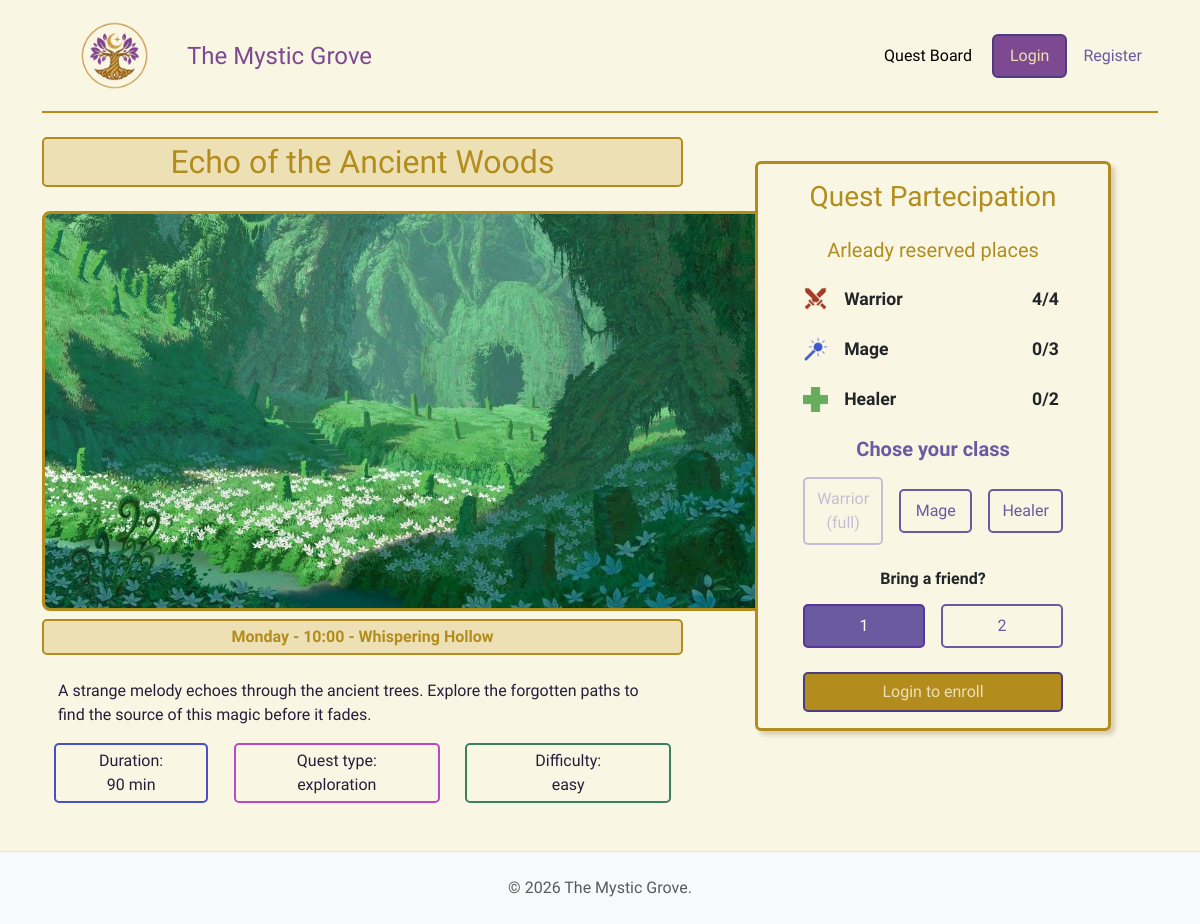
Screenshot of /session_details/1 with the database file from the repository.
### tables this page shows
CREATE TABLE "quests" (
	"id"	INTEGER NOT NULL,
	"title"	TEXT NOT NULL,
	"duration_min"	INTEGER NOT NULL,
	"quest_type"	TEXT NOT NULL,
	"difficulty"	TEXT NOT NULL,
	"description"	TEXT NOT NULL,
	"quest_img"	TEXT NOT NULL,
	PRIMARY KEY("id" AUTOINCREMENT)
);

CREATE TABLE "quest_sessions" (
	"id"	INTEGER NOT NULL,
	"quest_id"	INTEGER NOT NULL,
	"day"	TEXT NOT NULL,
	"start_time"	TEXT NOT NULL,
	"location"	TEXT NOT NULL,
	PRIMARY KEY("id" AUTOINCREMENT),
	FOREIGN KEY("quest_id") REFERENCES "quests"("id")
);

### app.py (the view)
@app.route("/session_details/<int:session_id>")
def quest_session(session_id):
    db_session = quest_sessions_dao.get_sessions_by_id(session_id)
    if db_session is None:
        flash("Session not found.", "danger")
        return redirect(url_for('home'))
    return render_template("quest.html", session=db_session)

### enrollments_dao.py (called while the page is built)
def get_places_taken(p_session_id):
    query = """
        SELECT class, SUM(places) as places
        FROM enrollments
        WHERE session_id = ?
        GROUP BY class
    """
    conn = sqlite3.connect(DB_PATH)
    conn.row_factory = sqlite3.Row
    cursor = conn.cursor()
    cursor.execute(query, (p_session_id,))
    rows = cursor.fetchall()
    cursor.close()
    conn.close()
    places = {"warrior": 0, "mage": 0, "healer": 0}
    for r in rows:
        places[r["class"]] = r["places"]
    return places

### quest_sessions_dao.py (called while the page is built)
def get_sessions_by_id(p_id):
    query_session = """
        SELECT qs.*, q.title, q.description, q.duration_min, q.quest_type, q.difficulty, q.quest_img
        FROM quest_sessions qs
        JOIN quests q ON qs.quest_id = q.id
        WHERE qs.id = ?
    """
    conn = sqlite3.connect(DB_PATH)
    conn.row_factory = sqlite3.Row
    cursor = conn.cursor()
    cursor.execute(query_session, (p_id,))
    db_session = cursor.fetchone()
    cursor.close()
    conn.close()
    if not db_session:
        return None
    session_data = dict(db_session)
    session_data["places"] = enrollments_dao.get_places_taken(p_id)
    return session_data

### templates/quest.html (shortened to what this page needs)
{% extends "base.html" %}
{% block content %}
<div class="quest-info col-md-7 me-5">
    <h2 class="col-12 text-center mb-4 badge-gold p-1">
        {{session.title}}</h2>
    <div class=" text-center">
        <img src="{{ url_for('static', filename=session.quest_img) }}"
            alt="{{ session.title }}"
            class=" quest-img-details mb-2">
    </div>
    <div class=" text-center">
        <p class=" badge-gold p-1 fw-semibold"> {{ session.day | capitalize
            }} - {{ session.start_time }} - {{ session.location }}</p>
    </div>
    <p class="card-text pt-2 ps-3 pe-3"> {{session.description}} </p>
    <div class="row ps-4 pe-4 justify-content-between align-items-center">
        <span
            class="quest-duration p-1 col-md-3 text-center ">
            Duration: <br>
            {{session.duration_min}} min
        </span>
        <span
            class="quest-type p-1 col-md-4 text-center">
            Quest type: <br>{{session.quest_type}}
        </span>
        <span
            class="quest-info p-1 col-md-4 text-center badge-{{ session.difficulty }}">
            Difficulty: <br>{{session.difficulty}}
        </span>
    </div>
</div>
<div class="quest-info col-md-4 mt-5 ">
    <div class="card quest-card justify-content-between align-items-center">
        <div class="card-body col-md-10 ">
            <h3 class="card-title gold text-center mb-4">Quest
                Partecipation</h3>
            <h5 class="card-title gold text-center mb-4">Arleady reserved
                places</h5>
            <div class="row ">
                <div
                    class="quest-info d-flex  justify-content-between align-items-center pe-3 mb-4">
                    <div
                        class="quest-info d-flex  justify-content-center align-items-center">
                        <img
                            src="{{ url_for('static', filename='images/warrior_icon.png') }}"
                            alt="Warrior" class="class-icon">
                        <span class="separator ps-3 ">Warrior</span>
                    </div>
                    <span
                        class="current-places ms-4 ">{{session.places.warrior}}/4</span>
                </div>
                <div
                    class="quest-info d-flex  justify-content-between align-items-center pe-3 mb-4">
                    <div
                        class="quest-info d-flex  justify-content-center align-items-center">
                        <img
                            src="{{ url_for('static', filename='images/mage_icon.png') }}"
                            alt="Mage" class="class-icon">
                        <span class="separator ps-3 ">Mage</span>
                    </div>
                    <span
                        class="current-places ms-4 ">{{session.places.mage}}/3</span>
                </div>
                <div
                    class="quest-info d-flex  justify-content-between align-items-center pe-3 mb-4">
                    <div
                        class="quest-info d-flex  justify-content-center align-items-center">
                        <img
                            src="{{ url_for('static', filename='images/healer_icon.png') }}"
                            alt="Healer" class="class-icon">
                        <span class="separator ps-3 ">Healer</span>
                    </div>
                    <span
                        class="current-places">{{session.places.healer}}/2</span>
                </div>
                <form action="{{ url_for('enroll', session_id=session.id) }}"
                    method="POST">
                    {% if current_user.is_authenticated and (current_user.role
                    == 'guild_master' or current_user.role == 'guild_council')
                    %}
                    <p class="text-center">Guild Masters and Council members
                        cannot enroll in quests.</p>
                    {% elif session.places.warrior >= 4 and session.places.mage
                    >= 3 and session.places.healer >= 2 %}
                    <p>No more places available for this session</p>
                    {% else %}
                    <h5 class="form-label purple fw-bold mb-3 text-center">
                        Chose
                        your class</h5>
                    <div
                        class="d-flex gap-3 mb-4 text-center align-items-center">
                        <label class="btn custom-radio-btn w-100 py-2"
                            for="role_warrior">
                            Warrior {% if session.places.warrior >= 4 %}(full){%
                            endif %}
                        </label>
                        <label class="btn custom-radio-btn w-100 py-2"
                            for="role_mage">
                            Mage
                        </label>
                        <label class="btn  custom-radio-btn w-100 py-2"
                            for="role_healer">
                            Healer
                        </label>
                    </div>
                    <div class="mb-4">
                        <h6 class="form-label fw-bold text-center mb-3">Bring a
                            friend?</h6>
                        <div class="d-flex gap-3">
                            <label class="btn custom-radio-btn w-100 py-2"
                                for="num_1">
                                1
                            </label>
                            <label class="btn custom-radio-btn w-100 py-2"
                                for="num_2">
                                2
                            </label>
                        </div>
                    </div>
                    {% if not current_user.is_authenticated %}
                    <a class="btn btn-filter btn-primary col-12"
                        href="{{ url_for('login')}}"
                        role="button">Login to enroll</a>
                    {% else %}
                    <div class="sumbit text-center ">
                        <button type="submit"
                            class="btn btn-filter btn-primary col-8 ">Enroll</button>
                    </div>
                    {% endif %}
                    {% endif %}
                </form>
            </div>
        </div>
    </div>
</div>
{% endblock %}

### static/css/styles.css (style rules this page uses)
body { font-family: "Philosopher", serif; font-weight: 400; background-color: #f9f6e3; color: #251e3a; }
h1, h2, h3, h4, h5, .navbar-guild-title { font-family: "Rye", serif; font-weight: 400; font-style: normal; }
.purple { color: #6b5aa0; }
.gold { color: #b28d1e; }
.separator, .current-places { font-size: 1.1rem; font-weight: bold; }
.quest-card { border: 3px solid #b28d1e !important; background-color: #f9f6e3 !important; box-shadow: 4px 4px 4px rgba(139, 111, 71, 0.3) !important; }
.custom-radio-btn { border: 2px solid #6b5aa0; color: #6b5aa0; border-radius: 5px; }
.btn-check:checked + .custom-radio-btn { background-color: #6b5aa0; border-color: #59359a; color: white; }
.btn-check:disabled + .custom-radio-btn { border-color: #b1a6d0; color: #b1a6d0; opacity: 0.7; }
.btn-filter, .btn-gold { border: 2px solid #4d3d80 !important; border-radius: 5px; background-color: #b28d1e; color: #eee0b5; }
.quest-duration { border: 2px solid #4850c6; border-radius: 5px; }
.quest-type { border: 2px solid #bb48c6; border-radius: 5px; }
.badge-easy { border: 2px solid #3d8060; border-radius: 5px; }
.badge-gold { border: 2.5px solid #b28d1e; background-color: #eee0b5 ; color: #b28d1e ; border-radius: 5px; }
.quest-img-details { width: 750px; height: 400px; object-fit: cover; border-radius: 8px; border: 3px solid #b28d1e; }
.class-icon { height: 25px; }

### rows the page displays
quests: title "Echo of the Ancient Woods", quest_img (picture), description "A strange melody echoes through the ancient trees. Explore the forgotten paths to find the source of this magic before it fades.", duration_min "90", quest_type "exploration", difficulty "easy"
quest_sessions: day "Monday", start_time "10:00", location "Whispering Hollow"

### other values shown
{{ session.places.warrior }} "4"
{{ session.places.mage }} "0"
{{ session.places.healer }} "0"
